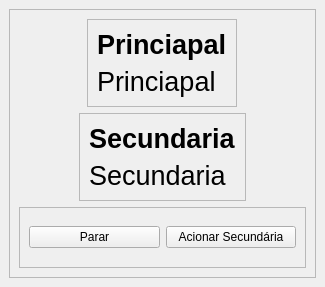
<?xml version="1.0" encoding="UTF-8"?>
<ui version="4.0">
 <class>MainWindow</class>
 <widget class="QMainWindow" name="MainWindow">
  <property name="geometry">
   <rect>
    <x>0</x>
    <y>0</y>
    <width>325</width>
    <height>287</height>
   </rect>
  </property>
  <property name="windowTitle">
   <string>MainWindow</string>
  </property>
  <widget class="QWidget" name="centralwidget">
   <layout class="QHBoxLayout" name="horizontalLayout">
    <item>
     <widget class="QFrame" name="frame">
      <property name="frameShape">
       <enum>QFrame::StyledPanel</enum>
      </property>
      <property name="frameShadow">
       <enum>QFrame::Raised</enum>
      </property>
      <layout class="QVBoxLayout" name="verticalLayout">
       <item alignment="Qt::AlignHCenter">
        <widget class="QFrame" name="frame_2">
         <property name="frameShape">
          <enum>QFrame::StyledPanel</enum>
         </property>
         <property name="frameShadow">
          <enum>QFrame::Raised</enum>
         </property>
         <layout class="QVBoxLayout" name="verticalLayout_2">
          <item>
           <widget class="QLabel" name="label_4">
            <property name="font">
             <font>
              <pointsize>20</pointsize>
              <bold>true</bold>
             </font>
            </property>
            <property name="text">
             <string>Princiapal</string>
            </property>
           </widget>
          </item>
          <item>
           <widget class="QLabel" name="txt_Primaria">
            <property name="font">
             <font>
              <pointsize>20</pointsize>
              <bold>false</bold>
             </font>
            </property>
            <property name="text">
             <string>Princiapal</string>
            </property>
           </widget>
          </item>
         </layout>
        </widget>
       </item>
       <item alignment="Qt::AlignHCenter">
        <widget class="QFrame" name="frame_3">
         <property name="frameShape">
          <enum>QFrame::StyledPanel</enum>
         </property>
         <property name="frameShadow">
          <enum>QFrame::Raised</enum>
         </property>
         <layout class="QVBoxLayout" name="verticalLayout_3">
          <item>
           <widget class="QLabel" name="label_2">
            <property name="font">
             <font>
              <pointsize>20</pointsize>
              <bold>true</bold>
             </font>
            </property>
            <property name="text">
             <string>Secundaria</string>
            </property>
           </widget>
          </item>
          <item>
           <widget class="QLabel" name="txt_Secundaria">
            <property name="font">
             <font>
              <pointsize>20</pointsize>
              <bold>false</bold>
             </font>
            </property>
            <property name="text">
             <string>Secundaria</string>
            </property>
           </widget>
          </item>
         </layout>
        </widget>
       </item>
       <item>
        <widget class="QFrame" name="frame_4">
         <property name="frameShape">
          <enum>QFrame::StyledPanel</enum>
         </property>
         <property name="frameShadow">
          <enum>QFrame::Raised</enum>
         </property>
         <layout class="QHBoxLayout" name="horizontalLayout_2">
          <item>
           <widget class="QPushButton" name="btn_Parar">
            <property name="text">
             <string>Parar</string>
            </property>
           </widget>
          </item>
          <item>
           <widget class="QPushButton" name="btn_Acao">
            <property name="text">
             <string>Acionar Secundária</string>
            </property>
           </widget>
          </item>
         </layout>
        </widget>
       </item>
      </layout>
     </widget>
    </item>
   </layout>
  </widget>
 </widget>
 <resources/>
 <connections/>
</ui>
